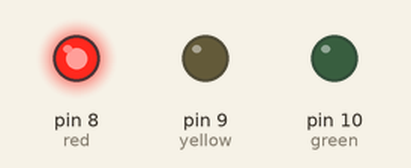
The sketch below on a simulated Arduino Uno, built with avr-gcc and run on an emulated ATmega328P. Parts: output pins drawn as LEDs (lit = HIGH).

Above: at 1.0 s.
At 3.0 s:
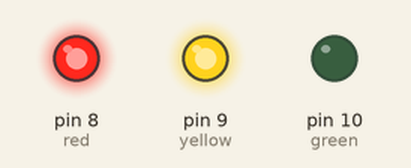
At 5.0 s:
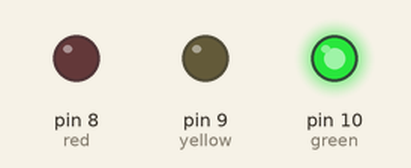
At 7.0 s:
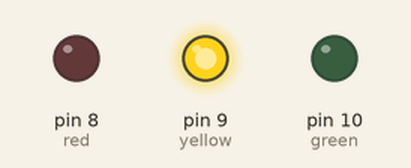
Timing chart, 0 to 10.4 s (numbered marks = the images above):
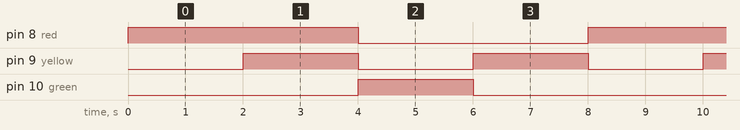

Measured:
- by itself, pin 8 (red): alternates HIGH for 4.0 s and LOW for 4.0 s
- by itself, pin 9 (yellow): alternates HIGH for 2.0 s and LOW for 2.0 s
- by itself, pin 10 (green): alternates HIGH for 2.0 s and LOW for 6.0 s

The sketch:

sketch_oct4a.ino
```cpp
int red =8;
int yellow=9;
int green=10;

void setup()
{
  pinMode(red,  OUTPUT);
  pinMode(yellow,  OUTPUT);
  pinMode(green,  OUTPUT);


}


void loop()
{
  digitalWrite(red,   HIGH  );
  delay(2000);

  digitalWrite(yellow, HIGH);
  delay(2000);

  digitalWrite(red, LOW);
  digitalWrite(yellow, LOW);

  digitalWrite(green, HIGH);
  delay(2000);
  digitalWrite(green, LOW);
  digitalWrite(yellow, HIGH);
  delay(2000);
  digitalWrite(yellow, LOW);


}
```
